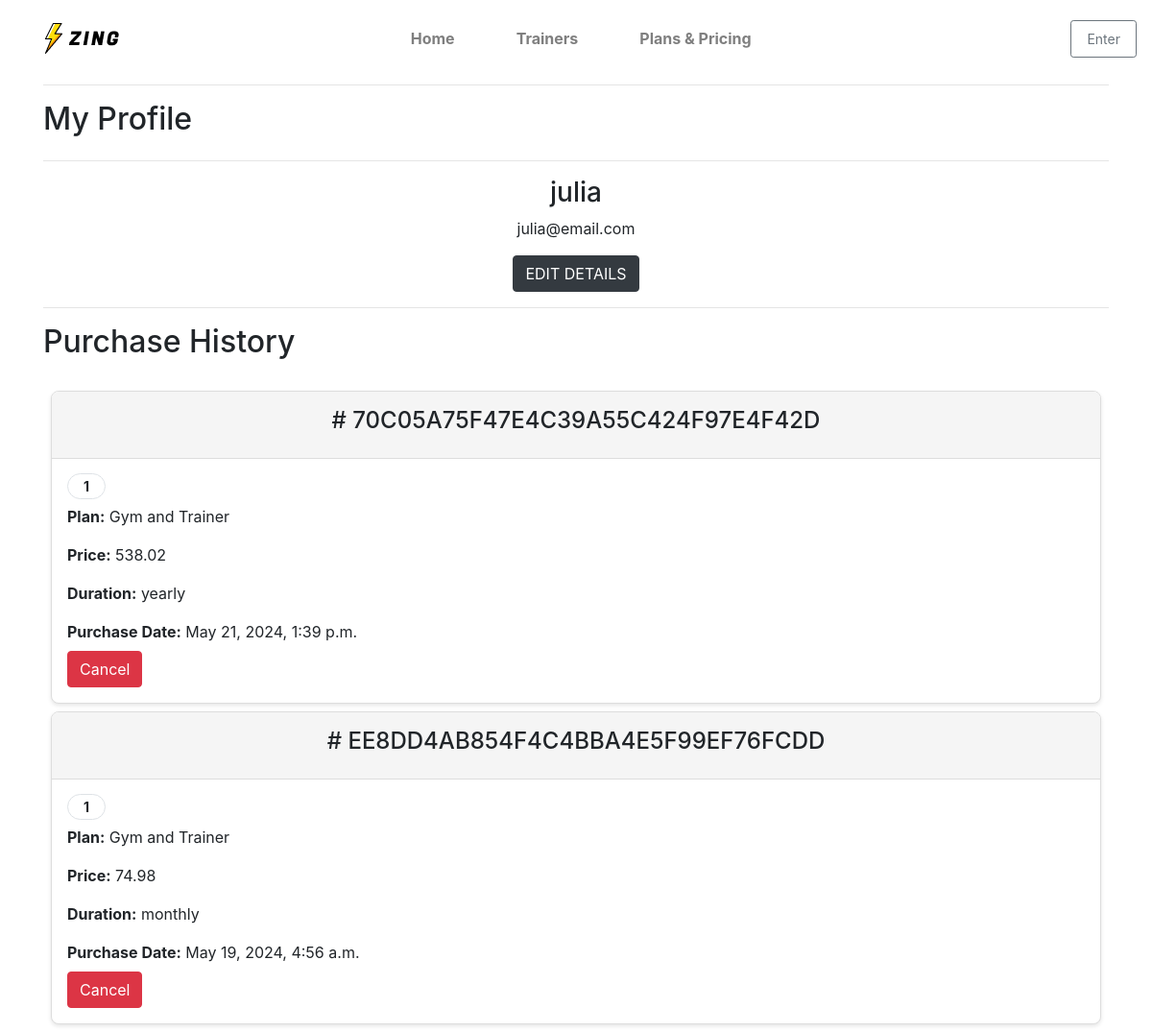
/profile/ (signed in), run on the app's committed database.
### checkout/models.py (models this page shows, shortened)
class Payment(models.Model):
    user = models.ForeignKey(User, on_delete=models.CASCADE)
    plan_name = models.CharField(max_length=100)
    plan_price = models.DecimalField(max_digits=6, decimal_places=2)
    plan_duration = models.CharField(max_length=20)
    payment_date = models.DateTimeField(default=timezone.now)
    payment_reference = models.CharField(max_length=32, null=False, editable=False)
    status = models.CharField(max_length=10, default='Active')
    email = models.EmailField(null=True, blank=True)
    country = CountryField(blank_label='Country', null=False, blank=False)
    postcode = models.CharField(max_length=20, null=True, blank=True)
    town_or_city = models.CharField(max_length=40, null=False, blank=False)
    street_address1 = models.CharField(max_length=80, null=False, blank=False)
    street_address2 = models.CharField(max_length=80, null=True, blank=True)
    county = models.CharField(max_length=80, null=True, blank=True)

### profiles/views.py (the view)
# urls.py: path('profile/', include('profiles.urls')),
@login_required
def profile(request):
    profile, created = UserProfile.objects.get_or_create(user=request.user)
    order_satus = None
    if request.method == 'POST':
        if 'cancel_payment' in request.POST:  # Check if the cancel button was clicked
            payment_reference = request.POST.get('payment_reference')
            order_satus = Payment.objects.get(payment_reference=payment_reference)
            order_satus.status = 'Cancelled'
            order_satus.save()
            messages.success(request, 'Payment cancelled successfully')
            return redirect('profile')
        else:
            form = UserProfileForm(request.POST, instance=profile)
            if form.is_valid():
                form.save()
                messages.success(request, 'Profile updated successfully')
                return redirect('profile')
            else:
                messages.error(request, 'Update failed. Please ensure the form is valid.')
    else:
        form = UserProfileForm(instance=profile, initial={'username': request.user.username})
    payments = Payment.objects.filter(user=request.user).order_by('-payment_date')
    template = 'profile/profile.html'
    context = {
        'order_status': order_satus,
        'form': form,
        'payments': payments,
    }
    return render(request, template, context)

### profiles/templates/profile/profile.html (shortened to what this page needs)
{% extends "base.html" %}
{% load static %}
{% block extra_css %}
    <link rel="stylesheet" href="{% static 'profile/css/profile.css' %}">
{% endblock %}
{% block content %}
    <div class="container">
        <div class="row">
            <div class="col">
                <hr>
                <h2 class="logo-font mb-4">My Profile</h2>
                <hr>
            </div>
        </div>
        <div class="row">
          <div class="col-12 text-center">
            <h3 >{{ user.username }}</h3>
            <p>{{ user.email }}</p>
            <button id="edit-details-btn" class="btn btn-dark text-uppercase float-center">Edit Details</button>
          </div>
        </div>
        <hr>
        <h2>Purchase History</h2>
        <div class="row">
            <div class="col-12 col-lg-12 mt-3">
                {% for payment in payments %}
                <div class="card">
                    <div class="card-header">
                        <h3># {{ payment.payment_reference }}</h3>
                    </div>
                    <div class="card-body">
                        <div>
                            <small class="border rounded-pill px-3 py-1">
                                <strong>{{ payment.status }}</strong>
                            </small>
                        </div>
                        <p><strong>Plan:</strong> {{ payment.plan_name }}</p>
                        <p><strong>Price:</strong> {{ payment.plan_price }}</p>
                        <p><strong>Duration:</strong> {{ payment.plan_duration }}</p>
                        <p><strong>Purchase Date:</strong> {{ payment.payment_date }}</p>
                        <form method="post" action="{% url 'profile' %}">
                            <button type="submit" class="btn btn-danger">Cancel</button>
                        </form>
                    </div>
                </div>
                {% empty %}
                <div class="card">
                    <div class="card-body">
                        <p>No payment history found.</p>
                    </div>
                </div>
                {% endfor %}
            </div>
        </div>
    </div>
{% endblock %}

### static/css/base.css (style rules this page uses)
html { height: 100%; }
.card-body { display: flex; flex-direction: column; justify-content: space-between; height: 100%; }

### profiles/static/profile/css/profile.css (style rules this page uses)
.card { background-color: #fff; border: 1px solid #ddd; border-radius: 8px; box-shadow: 0 2px 4px rgba(0, 0, 0, 0.1); flex: 1 1 calc(33.333% - 1rem); margin: 0.5rem; overflow: hidden; }
.card-header { background-color: #f5f5f5; border-bottom: 1px solid #ddd; padding: 1rem; text-align: center; }
.card-header h3 { font-size: 1.5rem; }
.card-body { padding: 1rem; }
.card-body p { margin: 0.5rem 0; }

### data on the page
Payment: payment_reference "70C05A75F47E4C39A55C424F97E4F42D", status "1", plan_name "Gym and Trainer", plan_price "538.02", plan_duration "yearly", payment_date "May 21, 2024, 1:39 p.m."
Payment: payment_reference "EE8DD4AB854F4C4BBA4E5F99EF76FCDD", status "1", plan_name "Gym and Trainer", plan_price "74.98", plan_duration "monthly", payment_date "May 19, 2024, 4:56 a.m."

### other printed values
{{ user.username }} "julia"
{{ user.email }} "julia@email.com"
